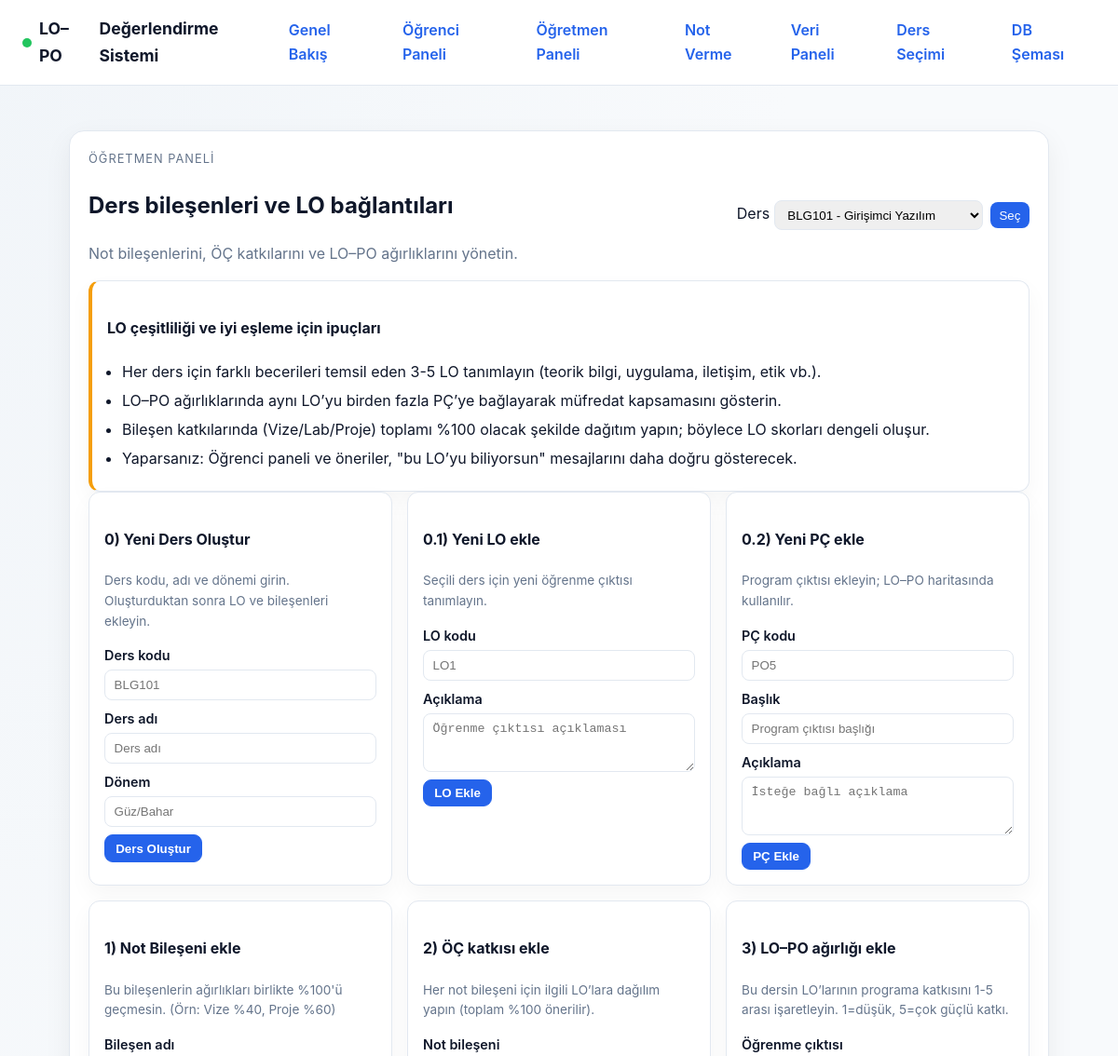
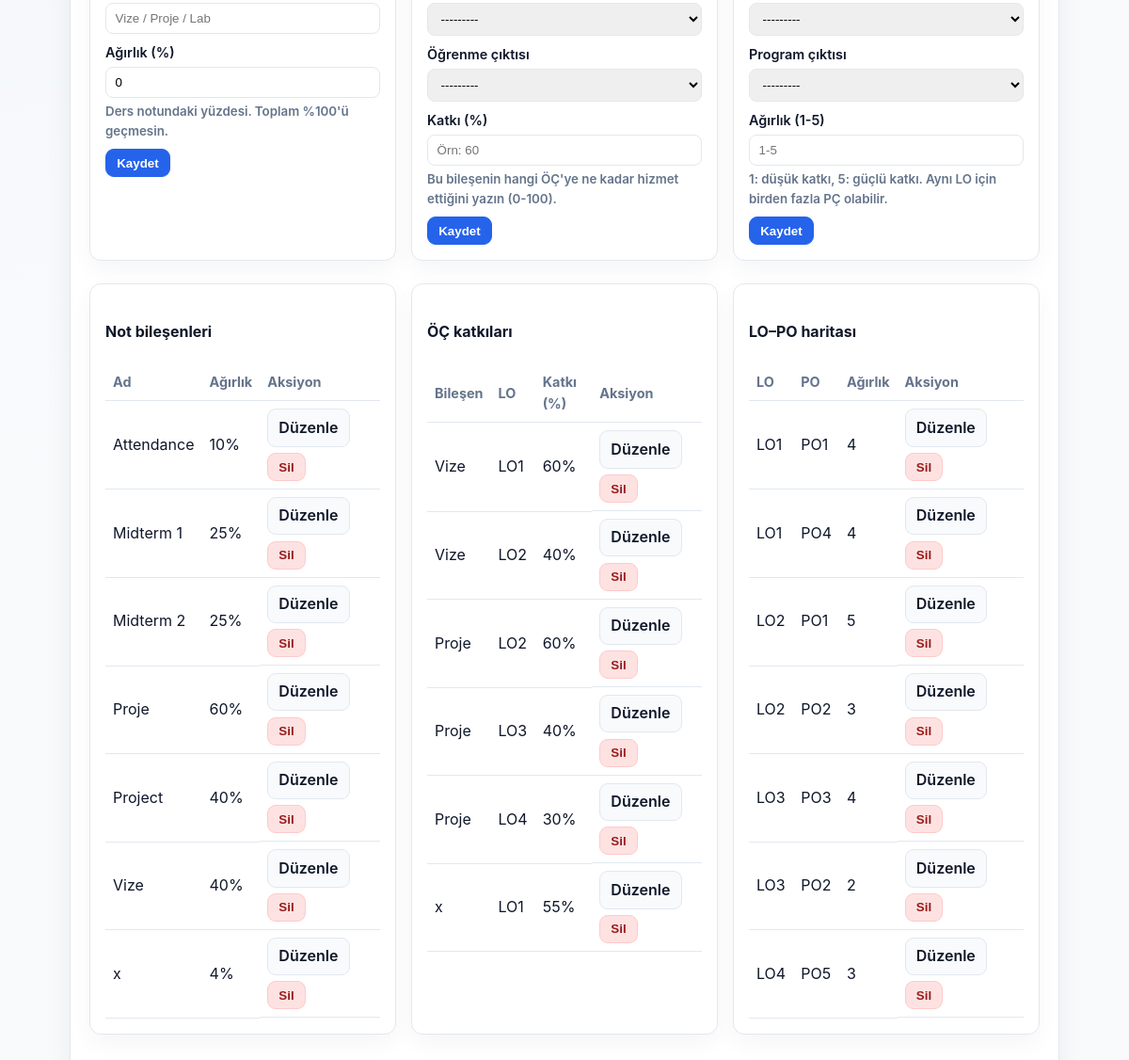
The page /instructor/ on the database its author committed (2 pictures, top to bottom).
### assessment/models.py (models this page shows, shortened)
class AssessmentComponent(models.Model):
    course = models.ForeignKey(Course, related_name="assessments", on_delete=models.CASCADE)
    name = models.CharField(max_length=100)
    weight_percent = models.PositiveSmallIntegerField(
        default=0,
        validators=[MinValueValidator(0), MaxValueValidator(100)],
        help_text="Ders içi ağırlık (%)",
    )
    class Meta:
        ordering = ["course", "name"]
    def __str__(self):
        return f"{self.course.code} - {self.name}"

class LearningOutcomeContribution(models.Model):
    assessment_component = models.ForeignKey(
        AssessmentComponent, related_name="learning_outcome_contributions", on_delete=models.CASCADE
    )
    learning_outcome = models.ForeignKey(
        LearningOutcome, related_name="assessment_contributions", on_delete=models.CASCADE
    )
    contribution_percent = models.PositiveSmallIntegerField(
        validators=[MinValueValidator(0), MaxValueValidator(100)], help_text="Bileşenin ÖÇ'ye katkısı (%)"
    )
    class Meta:
        unique_together = ("assessment_component", "learning_outcome")

class LearningOutcome(models.Model):
    course = models.ForeignKey(Course, related_name="learning_outcomes", on_delete=models.CASCADE)
    code = models.CharField(max_length=10)
    description = models.TextField()
    class Meta:
        ordering = ["course__code", "code"]
        unique_together = ("course", "code")
    def __str__(self):
        return f"{self.course.code} {self.code}"

class LearningOutcomeProgramOutcome(models.Model):
    learning_outcome = models.ForeignKey(LearningOutcome, related_name="program_links", on_delete=models.CASCADE)
    program_outcome = models.ForeignKey(ProgramOutcome, related_name="learning_links", on_delete=models.CASCADE)
    weight = models.PositiveSmallIntegerField(
        validators=[MinValueValidator(1), MaxValueValidator(5)],
        help_text="1-5 arası katkı ağırlığı",
    )
    class Meta:
        unique_together = ("learning_outcome", "program_outcome")
        verbose_name = "ÖÇ - PÇ ilişkisi"
        verbose_name_plural = "ÖÇ - PÇ ilişkileri"

class ProgramOutcome(models.Model):
    code = models.CharField(max_length=10)
    title = models.CharField(max_length=255)
    description = models.TextField(blank=True)
    class Meta:
        ordering = ["code"]
    def __str__(self):
        return f"{self.code} - {self.title}"

### assessment/views.py (the view, shortened to what this page needs)
# urls.py: path("instructor/", views.instructor_panel, name="instructor_panel"),
def instructor_panel(request):
    bootstrap_demo_data()
    courses = Course.objects.all()
    selected_course = courses.filter(id=request.GET.get("course")).first() or courses.first()
    edit_component_id = request.GET.get("edit_component")
    edit_contrib_id = request.GET.get("edit_contrib")
    edit_lopo_id = request.GET.get("edit_lopo")
    component_instance = (
        AssessmentComponent.objects.filter(id=edit_component_id, course=selected_course).first() if selected_course else None
    )
    contrib_instance = (
        LearningOutcomeContribution.objects.filter(id=edit_contrib_id, assessment_component__course=selected_course).first()
        if selected_course
        else None
    )
    lopo_instance = (
        LearningOutcomeProgramOutcome.objects.filter(
            id=edit_lopo_id, learning_outcome__course=selected_course
        ).first()
        if selected_course
        else None
    )
    course_form = CourseForm(prefix="course")
    learning_outcome_form = LearningOutcomeForm(prefix="lo")
    program_outcome_form = ProgramOutcomeForm(prefix="po")
    component_form = AssessmentComponentForm(prefix="component", instance=component_instance)
    lo_contribution_form = LearningOutcomeContributionForm(prefix="contrib", instance=contrib_instance)
    lopo_form = LearningOutcomeProgramOutcomeForm(prefix="lopo", instance=lopo_instance)
    def limit_forms(course):
        if not course:
            return
        lo_contribution_form.fields["assessment_component"].queryset = course.assessments.all()
        lo_contribution_form.fields["learning_outcome"].queryset = course.learning_outcomes.all()
        lopo_form.fields["learning_outcome"].queryset = course.learning_outcomes.all()
    limit_forms(selected_course)
    return render(
        request,
        "assessment/instructor_panel.html",
        _instructor_context(
            selected_course,
            courses,
            course_form,
            learning_outcome_form,
            program_outcome_form,
            component_form,
            lo_contribution_form,
            lopo_form,
            edit_component_id,
            edit_contrib_id,
            edit_lopo_id,
        ),
    )

### templates/assessment/instructor_panel.html (shortened to what this page needs)
{% extends "base.html" %}
{% block content %}
<section class="panel">
    <header class="panel-header">
        <div>
            <p class="eyebrow">Öğretmen Paneli</p>
            <h2>Ders bileşenleri ve LO bağlantıları</h2>
            <p class="muted">Not bileşenlerini, ÖÇ katkılarını ve LO–PO ağırlıklarını yönetin.</p>
        </div>
        <form method="get" class="inline-form">
            <label>
                Ders
                <select name="course">
                    {% for c in courses %}
                        <option value="{{ c.id }}" {% if selected_course and c.id == selected_course.id %}selected{% endif %}>{{ c.code }} - {{ c.name }}</option>
                    {% endfor %}
                </select>
            </label>
            <button type="submit">Seç</button>
        </form>
    </header>
    {% if not selected_course %}
        <p class="muted">Gösterilecek ders yok.</p>
    {% else %}
    <div class="card info-card">
        <h4>LO çeşitliliği ve iyi eşleme için ipuçları</h4>
        <ul class="plain">
            <li>Her ders için farklı becerileri temsil eden 3-5 LO tanımlayın (teorik bilgi, uygulama, iletişim, etik vb.).</li>
            <li>LO–PO ağırlıklarında aynı LO’yu birden fazla PÇ’ye bağlayarak müfredat kapsamasını gösterin.</li>
            <li>Bileşen katkılarında (Vize/Lab/Proje) toplamı %100 olacak şekilde dağıtım yapın; böylece LO skorları dengeli oluşur.</li>
            <li>Yaparsanız: Öğrenci paneli ve öneriler, "bu LO’yu biliyorsun" mesajlarını daha doğru gösterecek.</li>
        </ul>
    </div>
    <div class="grid">
        <div class="card">
            <h4>0) Yeni Ders Oluştur</h4>
            <p class="muted small">Ders kodu, adı ve dönemi girin. Oluşturduktan sonra LO ve bileşenleri ekleyin.</p>
            <form method="post" class="form-grid">
                {% for field in course_form %}
                    <label class="form-field">
                        <span>{{ field.label }}</span>
                        {{ field }}
                    </label>
                {% endfor %}
                <div class="action-group">
                    <button type="submit" class="btn primary">Ders Oluştur</button>
                </div>
            </form>
        </div>
        <div class="card">
            <h4>0.1) Yeni LO ekle</h4>
            <p class="muted small">Seçili ders için yeni öğrenme çıktısı tanımlayın.</p>
            <form method="post" class="form-grid">
                {% for field in learning_outcome_form %}
                    <label class="form-field">
                        <span>{{ field.label }}</span>
                        {{ field }}
                    </label>
                {% endfor %}
                <div class="action-group">
                    <button type="submit" class="btn primary">LO Ekle</button>
                </div>
            </form>
        </div>
        <div class="card">
            <h4>0.2) Yeni PÇ ekle</h4>
            <p class="muted small">Program çıktısı ekleyin; LO–PO haritasında kullanılır.</p>
            <form method="post" class="form-grid">
                {% for field in program_outcome_form %}
                    <label class="form-field">
                        <span>{{ field.label }}</span>
                        {{ field }}
                    </label>
                {% endfor %}
                <div class="action-group">
                    <button type="submit" class="btn primary">PÇ Ekle</button>
                </div>
            </form>
        </div>
        <div class="card">
            <h4>1) Not Bileşeni ekle</h4>
            <p class="muted small">Bu bileşenlerin ağırlıkları birlikte %100'ü geçmesin. (Örn: Vize %40, Proje %60)</p>
            <form method="post" class="form-grid">
                {% for field in component_form %}
                    <label class="form-field">
                        <span>{{ field.label }}</span>
                        {{ field }}
                        {% if field.help_text %}<small class="muted">{{ field.help_text }}</small>{% endif %}
                    </label>
                {% endfor %}
                <div class="action-group">
                    <button type="submit" class="btn primary">Kaydet</button>
                </div>
            </form>
        </div>
        <div class="card">
            <h4>2) ÖÇ katkısı ekle</h4>
            <p class="muted small">Her not bileşeni için ilgili LO’lara dağılım yapın (toplam %100 önerilir).</p>
            <form method="post" class="form-grid">
                {% for field in lo_contribution_form %}
                    <label class="form-field">
                        <span>{{ field.label }}</span>
                        {{ field }}
                        {% if field.help_text %}<small class="muted">{{ field.help_text }}</small>{% endif %}
                    </label>
                {% endfor %}
                <div class="action-group">
                    <button type="submit" class="btn primary">Kaydet</button>
                </div>
            </form>
        </div>
        <div class="card">
            <h4>3) LO–PO ağırlığı ekle</h4>
            <p class="muted small">Bu dersin LO’larının programa katkısını 1-5 arası işaretleyin. 1=düşük, 5=çok güçlü katkı.</p>
            <form method="post" class="form-grid">
                {% for field in lopo_form %}
                    <label class="form-field">
                        <span>{{ field.label }}</span>
                        {{ field }}
                        {% if field.help_text %}<small class="muted">{{ field.help_text }}</small>{% endif %}
                    </label>
                {% endfor %}
                <div class="action-group">
                    <button type="submit" class="btn primary">Kaydet</button>
                </div>
            </form>
        </div>
    </div>
    <div class="cards">
        <article class="card">
            <h4>Not bileşenleri</h4>
            <table class="compact">
                <thead><tr><th>Ad</th><th>Ağırlık</th><th>Aksiyon</th></tr></thead>
                <tbody>
                {% for comp in assessments %}
                    <tr>
                        <td>{{ comp.name }}</td>
                        <td>{{ comp.weight_percent }}%</td>
                        <td class="actions">
                            <a class="btn ghost" href="?course={{ selected_course.id }}&edit_component={{ comp.id }}">Düzenle</a>
                            <form method="post">
                                <button type="submit" class="btn danger">Sil</button>
                            </form>
                        </td>
                    </tr>
                {% empty %}
                    <tr><td colspan="3" class="muted">Henüz bileşen yok.</td></tr>
                {% endfor %}
                </tbody>
            </table>
        </article>
        <article class="card">
            <h4>ÖÇ katkıları</h4>
            <table class="compact">
                <thead><tr><th>Bileşen</th><th>LO</th><th>Katkı (%)</th><th>Aksiyon</th></tr></thead>
                <tbody>
                {% for item in lo_contributions %}
                    <tr>
                        <td>{{ item.assessment_component.name }}</td>
                        <td>{{ item.learning_outcome.code }}</td>
                        <td>{{ item.contribution_percent }}%</td>
                        <td class="actions">
                            <a class="btn ghost" href="?course={{ selected_course.id }}&edit_contrib={{ item.id }}">Düzenle</a>
                            <form method="post">
                                <button type="submit" class="btn danger">Sil</button>
                            </form>
                        </td>
                    </tr>
                {% empty %}
                    <tr><td colspan="4" class="muted">Henüz katkı girilmedi.</td></tr>
                {% endfor %}
                </tbody>
            </table>
        </article>
        <article class="card">
            <h4>LO–PO haritası</h4>
            <table class="compact">
                <thead><tr><th>LO</th><th>PO</th><th>Ağırlık</th><th>Aksiyon</th></tr></thead>
                <tbody>
                {% for link in lo_links %}
                    <tr>
                        <td>{{ link.learning_outcome.code }}</td>
                        <td>{{ link.program_outcome.code }}</td>
                        <td>{{ link.weight }}</td>
                        <td class="actions">
                            <a class="btn ghost" href="?course={{ selected_course.id }}&edit_lopo={{ link.id }}">Düzenle</a>
                            <form method="post">
                                <button type="submit" class="btn danger">Sil</button>
                            </form>
                        </td>
                    </tr>
                {% empty %}
                    <tr><td colspan="4" class="muted">Henüz eşleşme yok.</td></tr>
                {% endfor %}
                </tbody>
            </table>
        </article>
    </div>
    {% endif %}
</section>
{% endblock %}

### rows shown on the page
AssessmentComponent: name "Attendance", weight_percent "10"
AssessmentComponent: name "Midterm 1", weight_percent "25"
AssessmentComponent: name "Midterm 2", weight_percent "25"
AssessmentComponent: name "Proje", weight_percent "60"
AssessmentComponent: name "Project", weight_percent "40"
AssessmentComponent: name "Vize", weight_percent "40"
AssessmentComponent: name "x", weight_percent "4"
LearningOutcomeContribution: assessment_component.name "Vize", learning_outcome.code "LO1", contribution_percent "60"
LearningOutcomeContribution: assessment_component.name "Vize", learning_outcome.code "LO2", contribution_percent "40"
LearningOutcomeContribution: assessment_component.name "Proje", learning_outcome.code "LO2", contribution_percent "60"
LearningOutcomeContribution: assessment_component.name "Proje", learning_outcome.code "LO3", contribution_percent "40"
LearningOutcomeContribution: assessment_component.name "Proje", learning_outcome.code "LO4", contribution_percent "30"
LearningOutcomeContribution: assessment_component.name "x", learning_outcome.code "LO1", contribution_percent "55"
LearningOutcomeProgramOutcome: learning_outcome.code "LO1", program_outcome.code "PO1", weight "4"
LearningOutcomeProgramOutcome: learning_outcome.code "LO1", program_outcome.code "PO4", weight "4"
LearningOutcomeProgramOutcome: learning_outcome.code "LO2", program_outcome.code "PO1", weight "5"
LearningOutcomeProgramOutcome: learning_outcome.code "LO2", program_outcome.code "PO2", weight "3"
LearningOutcomeProgramOutcome: learning_outcome.code "LO3", program_outcome.code "PO3", weight "4"
LearningOutcomeProgramOutcome: learning_outcome.code "LO3", program_outcome.code "PO2", weight "2"
LearningOutcomeProgramOutcome: learning_outcome.code "LO4", program_outcome.code "PO5", weight "3"

### other values the page prints
{{ field.label }} "Ders kodu" "Ders adı" "Dönem"
{{ field.label }} "LO kodu" "Açıklama"
{{ field.label }} "PÇ kodu" "Başlık" "Açıklama"
{{ field.label }} "Bileşen adı" "Ağırlık (%)"
{{ field.help_text }} "Ders notundaki yüzdesi. Toplam %100'ü geçmesin."
{{ field.label }} "Not bileşeni" "Öğrenme çıktısı" "Katkı (%)"
{{ field.help_text }} "Bu bileşenin hangi ÖÇ'ye ne kadar hizmet ettiğini yazın (0-100)."
{{ field.label }} "Öğrenme çıktısı" "Program çıktısı" "Ağırlık (1-5)"
{{ field.help_text }} "1: düşük katkı, 5: güçlü katkı. Aynı LO için birden fazla PÇ olabilir."
form field course "BLG101 - Girişimci Yazılım"
